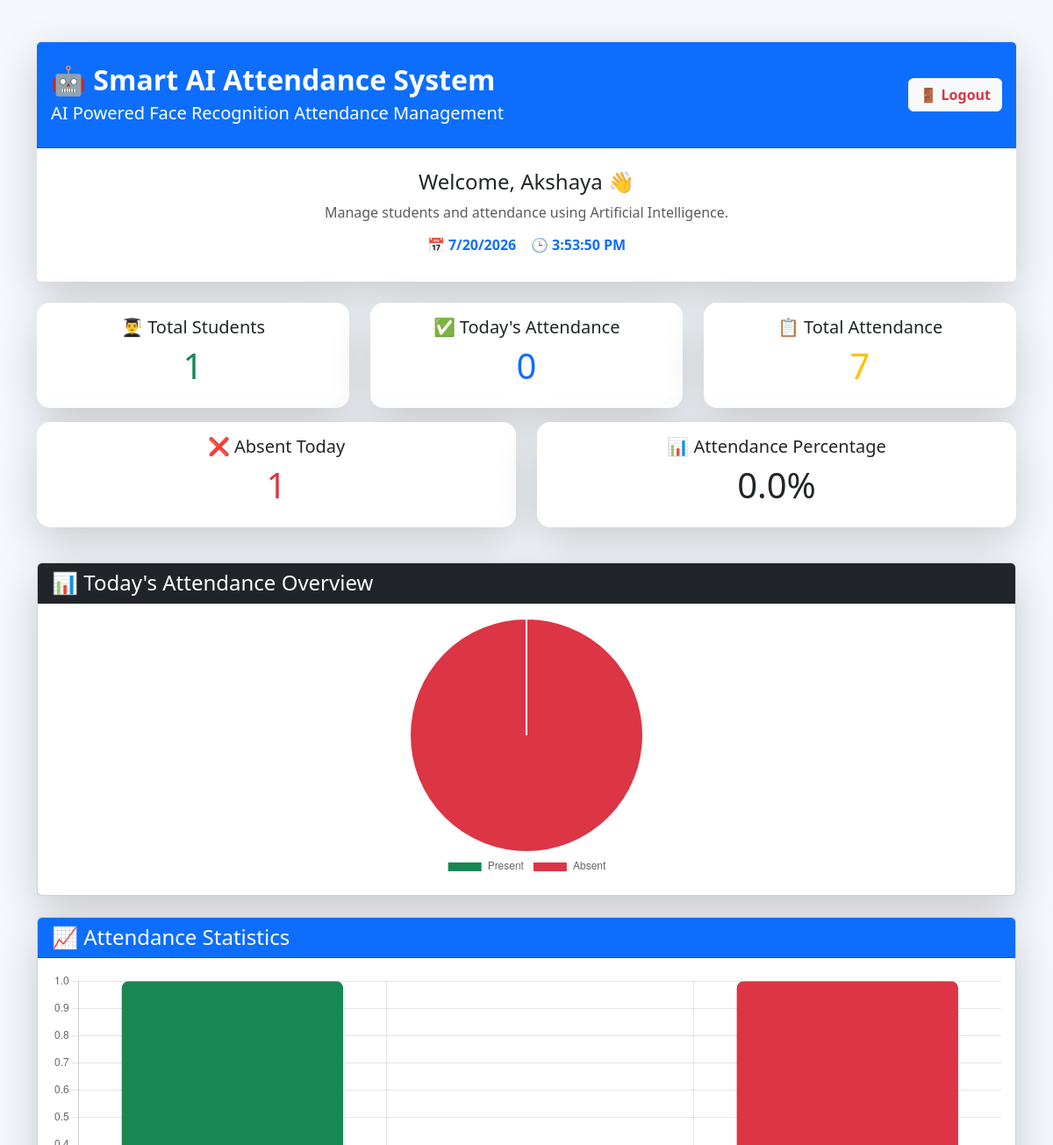
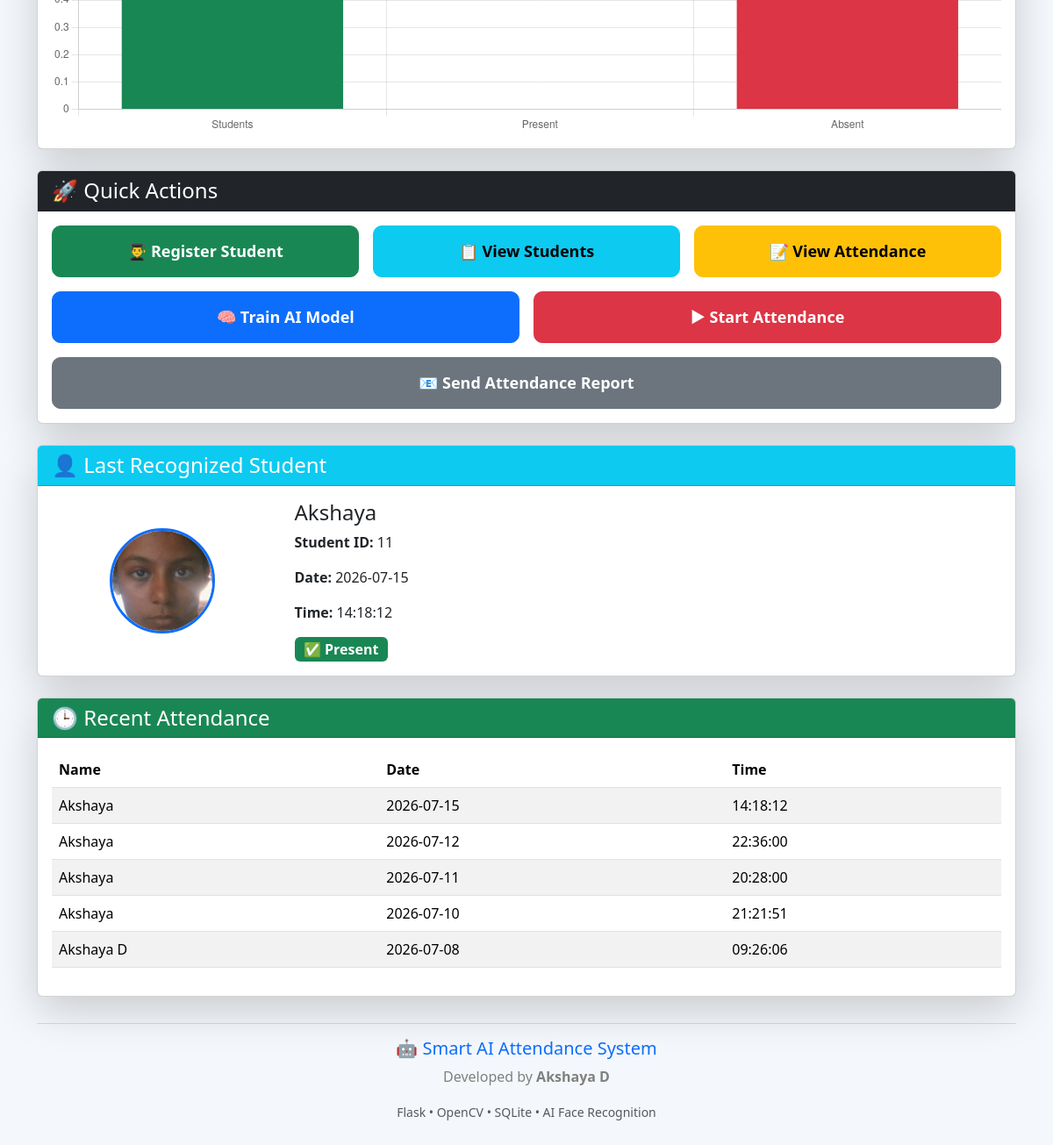
The page / (signed in) on the database as committed earlier (2 pictures, top to bottom).
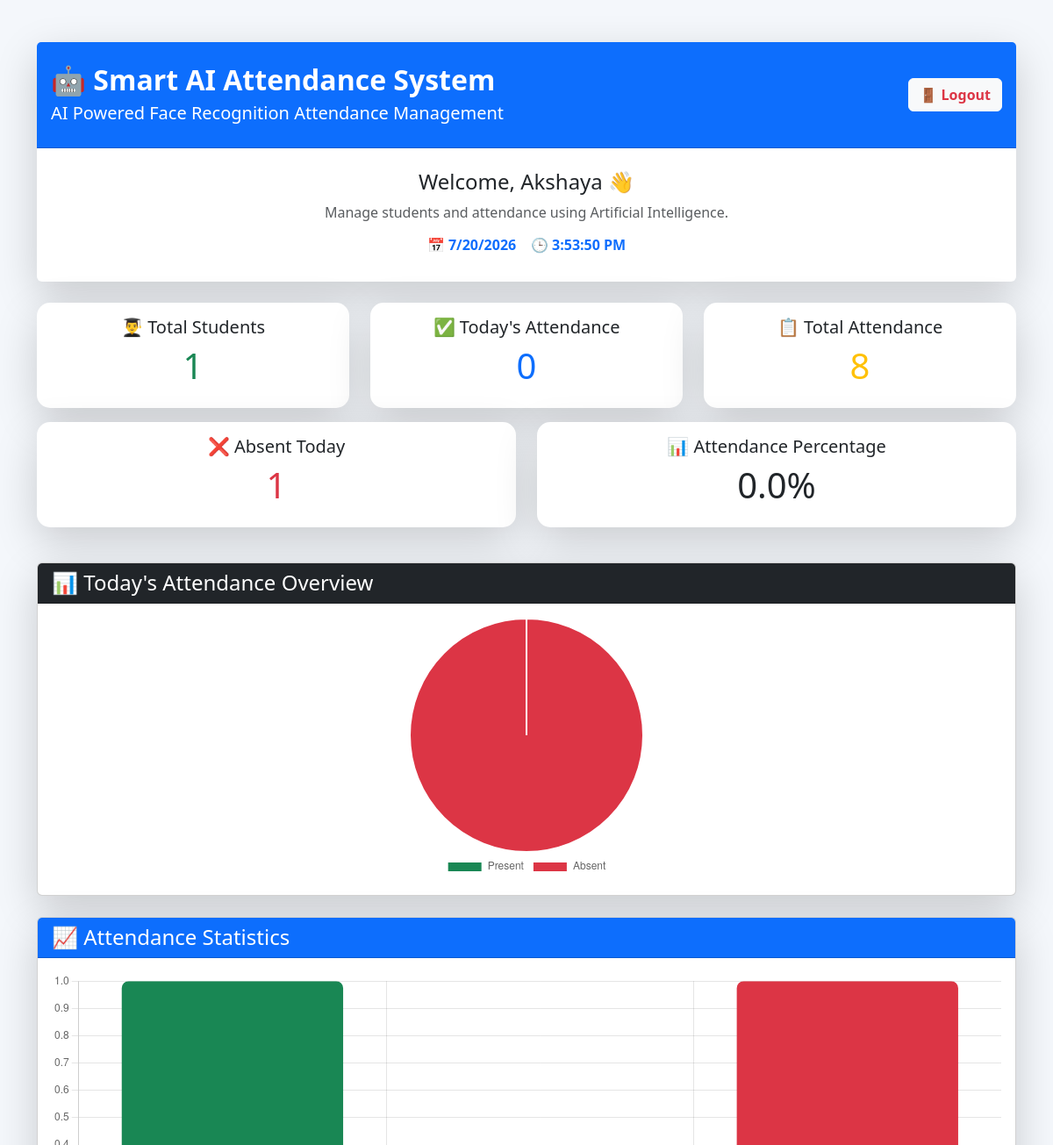
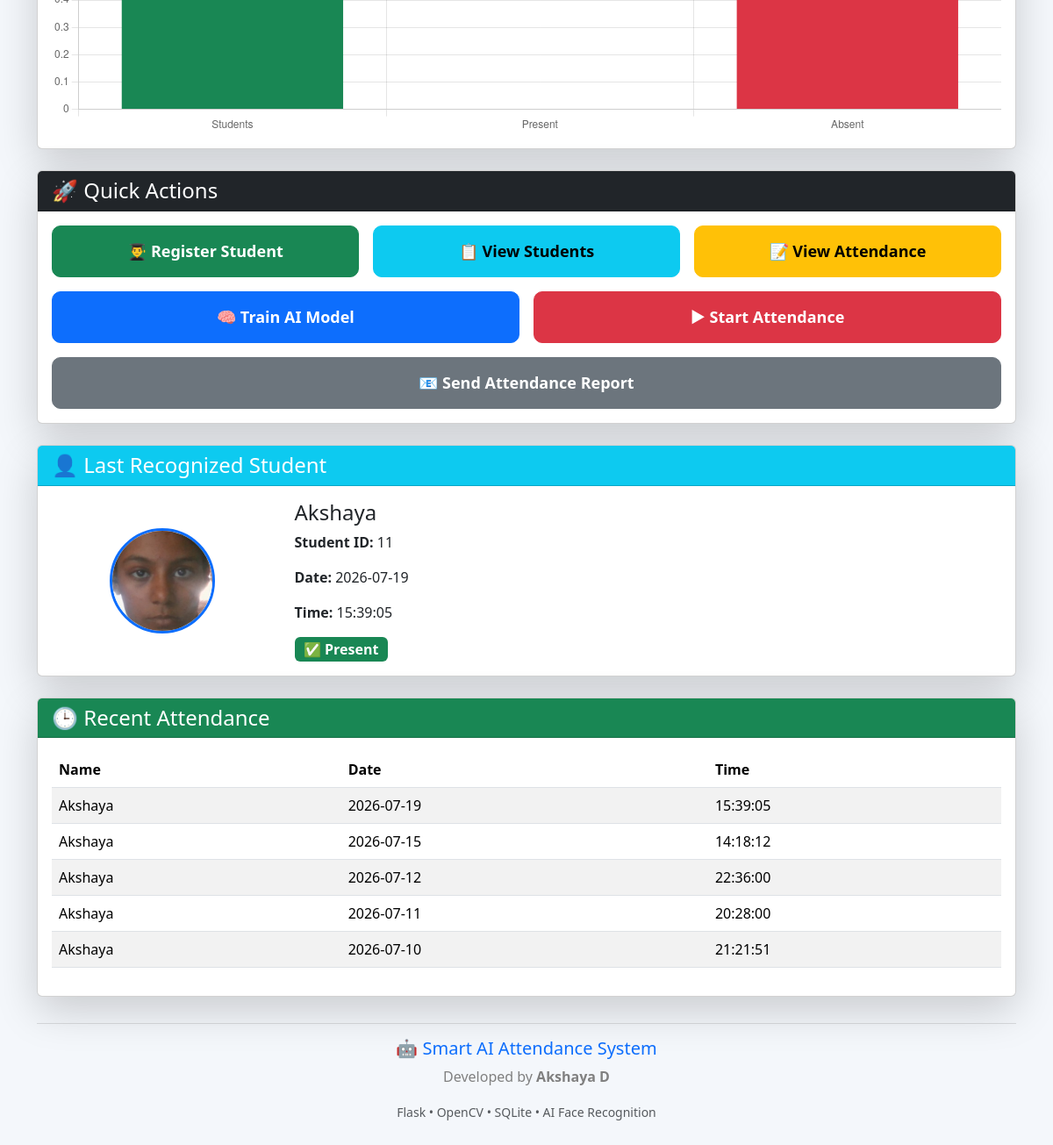
The same page on the database as committed later (2 pictures, top to bottom).
### tables this page shows
CREATE TABLE attendance (
        id INTEGER PRIMARY KEY AUTOINCREMENT,
        student_id TEXT NOT NULL,
        name TEXT NOT NULL,
        date TEXT NOT NULL,
        time TEXT NOT NULL,
        status TEXT NOT NULL
    );

### app.py (the view)
@app.route("/")
def home():
    if not session.get("logged_in"):
        return redirect(url_for("login"))
    conn = sqlite3.connect(DATABASE)
    cursor = conn.cursor()
    cursor.execute("SELECT COUNT(*) FROM students")
    total_students = cursor.fetchone()[0]
    today = datetime.now().strftime("%Y-%m-%d")
    cursor.execute(
        "SELECT COUNT(*) FROM attendance WHERE date=?",
        (today,)
    )
    today_attendance = cursor.fetchone()[0]
    absent_today = total_students - today_attendance
    if total_students > 0:
        attendance_percentage = round(
            (today_attendance / total_students) * 100,
            2
        )
    else:
        attendance_percentage = 0
    cursor.execute("SELECT COUNT(*) FROM attendance")
    total_attendance = cursor.fetchone()[0]
    cursor.execute("""
    SELECT student_id, name, date, time
    FROM attendance
    ORDER BY date DESC, time DESC
    LIMIT 1
""")
    last_student = cursor.fetchone()
    cursor.execute("""
        SELECT name, date, time
        FROM attendance
        ORDER BY date DESC, time DESC
        LIMIT 5
    """)
    recent_attendance = cursor.fetchall()
    conn.close()
    return render_template(
    "index.html",
    total_students=total_students,
    today_attendance=today_attendance,
    total_attendance=total_attendance,
    absent_today=absent_today,
    attendance_percentage=attendance_percentage,
    recent_attendance=recent_attendance,
    last_student=last_student
)

### templates/index.html (shortened to what this page needs)
<!DOCTYPE html>
<html lang="en">
<head>
    <link href="https://cdn.jsdelivr.net/npm/bootstrap@5.3.7/dist/css/bootstrap.min.css" rel="stylesheet">
</head>
<body style="background:#f4f7fb;">
<div class="container py-5">
    <div class="card shadow-lg border-0 mb-4">
    <div class="card-header bg-primary text-white py-4">
        <div class="d-flex justify-content-between align-items-center">
            <div>
                <h2 class="fw-bold mb-1">
                    🤖 Smart AI Attendance System
                </h2>
                <p class="mb-0 fs-5">
                    AI Powered Face Recognition Attendance Management
                </p>
            </div>
            <a href="/logout" class="btn btn-light text-danger fw-bold">
                🚪 Logout
            </a>
        </div>
    </div>
    <div class="card-body text-center py-4">
            <h4>Welcome, Akshaya 👋</h4>
            <p class="text-muted">
                Manage students and attendance using Artificial Intelligence.
            </p>
            <h6 id="datetime" class="text-primary fw-bold"></h6>
        </div>
    </div>
    <div class="row">
        <div class="col-md-4 mb-3">
            <div class="card dashboard-card shadow-lg border-0">
                <div class="card-body text-center">
                    <h5>👨‍🎓 Total Students</h5>
                    <h1 class="text-success">
                        {{ total_students }}
                    </h1>
                </div>
            </div>
        </div>
        <div class="col-md-4 mb-3">
            <div class="card dashboard-card shadow-lg border-0">
                <div class="card-body text-center">
                    <h5>✅ Today's Attendance</h5>
                    <h1 class="text-primary">
                        {{ today_attendance }}
                    </h1>
                </div>
            </div>
        </div>
        <div class="col-md-4 mb-3">
            <div class="card dashboard-card shadow-lg border-0">
                <div class="card-body text-center">
                    <h5>📋 Total Attendance</h5>
                    <h1 class="text-warning">
                        {{ total_attendance }}
                    </h1>
                </div>
            </div>
        </div>
    </div>
    <div class="row">
        <div class="col-md-6 mb-3">
            <div class="card dashboard-card shadow-lg border-0">
                <div class="card-body text-center">
                    <h5>❌ Absent Today</h5>
                    <h1 class="text-danger">
                        {{ absent_today }}
                    </h1>
                </div>
            </div>
        </div>
        <div class="col-md-6 mb-3">
            <div class="card dashboard-card shadow-lg border-0">
                <div class="card-body text-center">
                    <h5>📊 Attendance Percentage</h5>
                    <h1 class="text-dark">
                        {{ attendance_percentage }}%
                    </h1>
                </div>
            </div>
        </div>
    </div>
    <div class="card shadow-lg mt-4">
        <div class="card-header bg-dark text-white">
            <h4 class="mb-0">📊 Today's Attendance Overview</h4>
        </div>
        <div class="card-body text-center">
            <div style="width:300px;height:300px;margin:auto;">
                <canvas id="attendanceChart"></canvas>
            </div>
        </div>
    </div>
<div class="card shadow-lg mt-4">
    <div class="card-header bg-primary text-white">
        <h4 class="mb-0">📈 Attendance Statistics</h4>
    </div>
    <div class="card-body">
        <div style="height:350px;">
            <canvas id="barChart"></canvas>
        </div>
    </div>
</div>
    <div class="card shadow-lg mt-4">
        <div class="card-header bg-dark text-white">
            <h4 class="mb-0">🚀 Quick Actions</h4>
        </div>
        <div class="card-body">
            <div class="row g-3">
                <div class="col-md-4">
                    <a href="/register" class="btn btn-success action-btn w-100">
                        👨‍🎓 Register Student
                    </a>
                </div>
                <div class="col-md-4">
                    <a href="/students" class="btn btn-info action-btn w-100">
                        📋 View Students
                    </a>
                </div>
                <div class="col-md-4">
                    <a href="/attendance" class="btn btn-warning action-btn w-100">
                        📝 View Attendance
                    </a>
                </div>
                <div class="col-md-6">
                    <a href="/train" class="btn btn-primary action-btn w-100">
                        🧠 Train AI Model
                    </a>
                </div>
                <div class="col-md-6">
                    <a href="/recognize" class="btn btn-danger action-btn w-100">
                        ▶ Start Attendance
                    </a>
                </div>
                <div class="col-md-12">
                    <a href="/send_email" class="btn btn-secondary action-btn w-100">
                        📧 Send Attendance Report
                    </a>
                </div>
            </div>
        </div>
    </div>
<div class="card shadow-lg mt-4">
    <div class="card-header bg-info text-white">
        <h4 class="mb-0">👤 Last Recognized Student</h4>
    </div>
    <div class="card-body">
        {% if last_student %}
        <div class="row align-items-center">
            <div class="col-md-3 text-center">
                <img
                    src="{{ url_for('static', filename='photos/' + last_student[0]|string + '.jpg') }}"
                    width="120"
                    height="120"
                    style="border-radius:50%; object-fit:cover; border:3px solid #0d6efd;">
            </div>
            <div class="col-md-9">
                <h4>{{ last_student[1] }}</h4>
                <p><strong>Student ID:</strong> {{ last_student[0] }}</p>
                <p><strong>Date:</strong> {{ last_student[2] }}</p>
                <p><strong>Time:</strong> {{ last_student[3] }}</p>
                <span class="badge bg-success fs-6">
                    ✅ Present
                </span>
            </div>
        </div>
        {% else %}
        <p class="text-center text-danger">
            No attendance recorded yet.
        </p>
        {% endif %}
    </div>
</div>
<div class="card shadow-lg mt-4">
    <div class="card-header bg-success text-white">
        <h4 class="mb-0">🕒 Recent Attendance</h4>
    </div>
    <div class="card-body">
        <table class="table table-striped">
            <thead>
                <tr>
                    <th>Name</th>
                    <th>Date</th>
                    <th>Time</th>
                </tr>
            </thead>
            <tbody>
            {% for record in recent_attendance %}
                <tr>
                    <td>{{ record[0] }}</td>
                    <td>{{ record[1] }}</td>
                    <td>{{ record[2] }}</td>
                </tr>
            {% endfor %}
            </tbody>
        </table>
    </div>
</div>
    <footer class="footer">
    <hr>
    <h5 class="text-primary">
        🤖 Smart AI Attendance System
    </h5>
    <p>
        Developed by <strong>Akshaya D</strong>
    </p>
    <small class="text-muted">
        Flask • OpenCV • SQLite • AI Face Recognition
    </small>
</footer>
</div>
<script>
const ctx = document.getElementById("attendanceChart");
new Chart(ctx, {
    type: "pie",
    data: {
        labels: ["Present", "Absent"],
        datasets: [{
            data: [
                {{ today_attendance }},
                {{ absent_today }}
            ],
            backgroundColor: [
                "#198754",
                "#dc3545"
            ],
            borderWidth: 2
        }]
    },
    options: {
        responsive: true,
        maintainAspectRatio: false,
        plugins: {
            legend: {
                position: "bottom"
            }
        }
    }
});
const bar = document.getElementById("barChart");
new Chart(bar, {
    type: "bar",
    data: {
        labels: [
            "Students",
            "Present",
            "Absent"
        ],
        datasets: [{
            label: "Count",
            data: [
                {{ total_students }},
                {{ today_attendance }},
                {{ absent_today }}
            ],
            backgroundColor: [
                "#198754",
                "#0d6efd",
                "#dc3545"
            ],
            borderRadius: 8
        }]
    },
    options: {
        responsive: true,
        maintainAspectRatio: false,
        scales: {
            y: {
                beginAtZero: true
            }
        },
        plugins: {
            legend: {
                display: false
            }
        }
    }
});
function updateTime() {
    const now = new Date();
    document.getElementById("datetime").innerHTML =
        "📅 " + now.toLocaleDateString() +
        " &nbsp;&nbsp; 🕒 " + now.toLocaleTimeString();
}
updateTime();
setInterval(updateTime, 1000);
</script>
</body>
</html>

### templates/index.html (style rules this page uses)
body { background:#f4f6f9; }
.dashboard-card { border-radius:15px; transition:0.3s; }
.action-btn { width:100%; padding:15px; font-size:18px; font-weight:bold; border-radius:10px; }
.footer { margin-top:30px; text-align:center; color:gray; }

Rows that differ between the two databases and show on the page:
no longer on this page (row unchanged): attendance: name "Akshaya D", date "2026-07-08", time "09:26:06"
added attendance: name "Akshaya", student "11", date "2026-07-19", time "15:39:05"
Other text that changed with them:
{{ total_attendance }}: "7" → "8"
{{ last_student[2] }}: "2026-07-15" → "2026-07-19"
{{ last_student[3] }}: "14:18:12" → "15:39:05"
